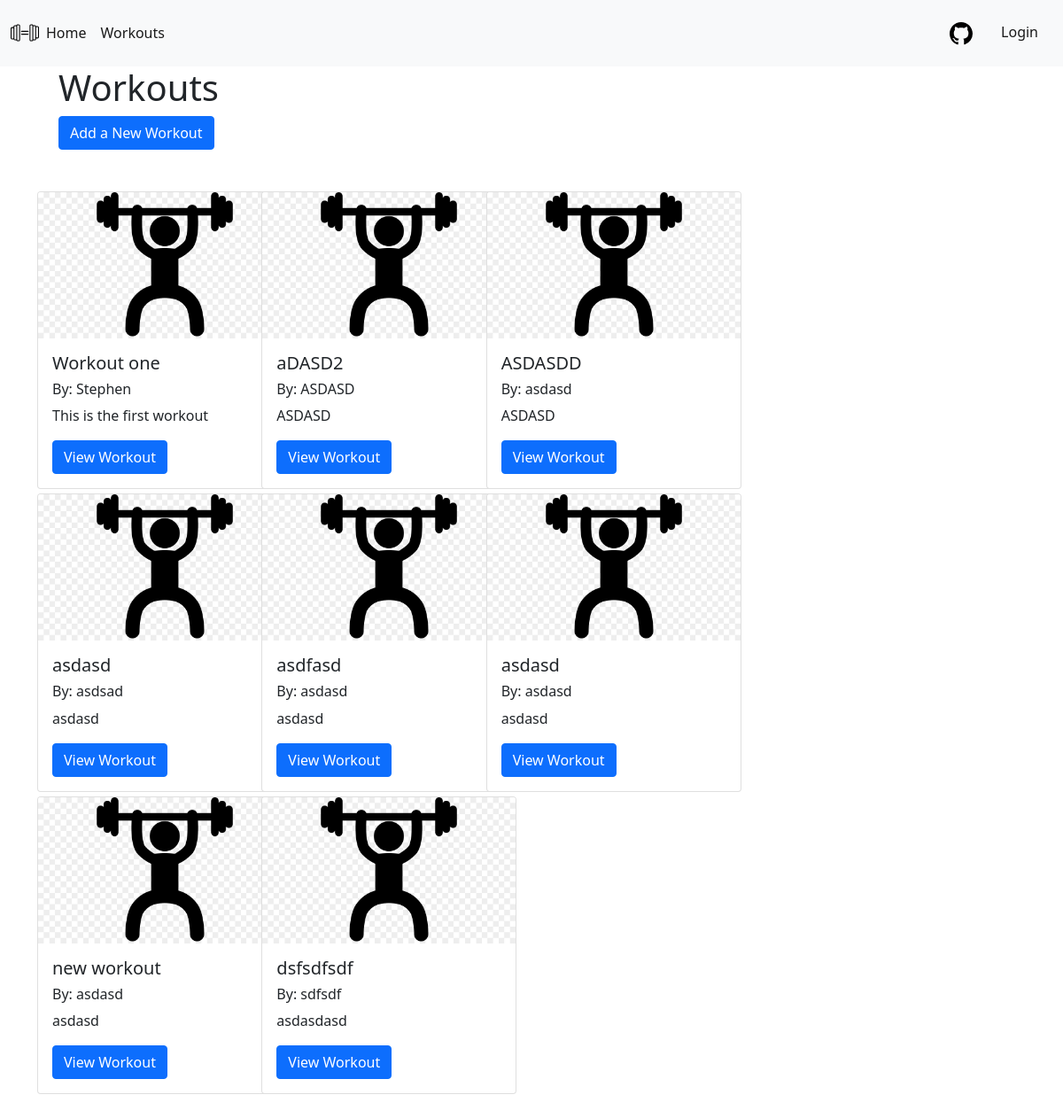
The page /workouts/ on the database its author committed.
### workout_app/models.py (models this page shows, shortened)
class Workout(models.Model):
    workout_title = models.CharField(max_length=20)
    description = models.TextField(max_length=200)
    author = models.CharField(max_length=20)

### workout_app/views.py (the view)
# urls.py: path('workouts/',views.WorkoutListView.as_view(),name='workouts'),
class WorkoutListView(ListView):
    model = Workout

### workout_app/templates/workout_app/workout_list.html
{% extends 'base.html' %}
{% load static %}
{% block content %}
    <div class="container">
        <h1>Workouts</h1>
        <a class='btn btn-primary' href="{% url 'add_workout' %}">Add a New Workout</a>
    </div>
<div class="vertical-center">
    <div class="container-md-12">
        {% for workout in workout_list %}
        {% if forloop.first %}<div class="row">{% endif %}
        <div class="col-md-4">
                <div class="card" style="width: 18rem;">
                    <img src="{% static 'images/snatch.jpg' %}" class="card-img-top" alt="image not found">
                    <div class="card-body">
                        <h5 class="card-title">{{ workout.workout_title }}</h5>
                        <h6 class="card-author">By: {{ workout.author }}</h6>
                        <p class="card-text">{{ workout.description }}</p>
                        <a href="{% url 'workout_detail' workout.pk %}" class="btn btn-primary">View Workout</a>
                    </div>
                </div>
        </div>
        {% if forloop.counter|divisibleby:3 %}</div><div class="row">{% endif %}
        {% if forloop.last %}</div>{% endif %}
        {% endfor %}
    </div>
</div>
{% endblock %}

### workout_app/static/css/styling.css (style rules this page uses)
.vertical-center { min-height: 100%; min-height: 100%; display: flex; align-items: center; }
.card { margin-bottom: 5px; }

### rows shown on the page
Workout: workout_title "Workout one", author "Stephen", description "This is the first workout"
Workout: workout_title "aDASD2", author "ASDASD", description "ASDASD"
Workout: workout_title "ASDASDD", author "asdasd", description "ASDASD"
Workout: workout_title "asdasd", author "asdsad", description "asdasd"
Workout: workout_title "asdfasd", author "asdasd", description "asdasd"
Workout: workout_title "asdasd", author "asdasd", description "asdasd"
Workout: workout_title "new workout", author "asdasd", description "asdasd"
Workout: workout_title "dsfsdfsdf", author "sdfsdf", description "asdasdasd"
